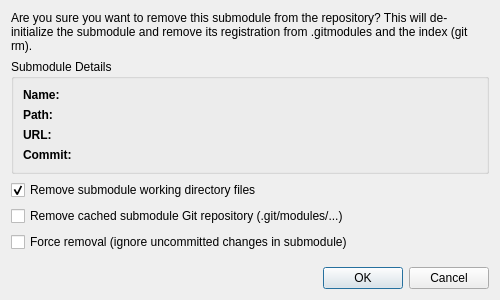
<?xml version="1.0" encoding="UTF-8"?>
<ui version="4.0">
 <class>QGitRemoveSubmoduleDialog</class>
 <widget class="QDialog" name="QGitRemoveSubmoduleDialog">
  <property name="geometry">
   <rect>
    <x>0</x>
    <y>0</y>
    <width>500</width>
    <height>300</height>
   </rect>
  </property>
  <property name="windowTitle">
   <string>Remove Submodule</string>
  </property>
  <layout class="QVBoxLayout" name="verticalLayout">
   <item>
    <widget class="QLabel" name="label_warning">
     <property name="text">
      <string>Are you sure you want to remove this submodule from the repository? This will de-initialize the submodule and remove its registration from .gitmodules and the index (git rm).</string>
     </property>
     <property name="wordWrap">
      <bool>true</bool>
     </property>
    </widget>
   </item>
   <item>
    <widget class="QGroupBox" name="groupBox_details">
     <property name="title">
      <string>Submodule Details</string>
     </property>
     <layout class="QFormLayout" name="formLayout">
      <item row="0" column="0">
       <widget class="QLabel" name="label_name">
        <property name="font">
         <font>
          <bold>true</bold>
         </font>
        </property>
        <property name="text">
         <string>Name:</string>
        </property>
       </widget>
      </item>
      <item row="0" column="1">
       <widget class="QLabel" name="label_name_val">
        <property name="text">
         <string/>
        </property>
        <property name="textInteractionFlags">
         <set>Qt::TextSelectableByMouse</set>
        </property>
       </widget>
      </item>
      <item row="1" column="0">
       <widget class="QLabel" name="label_path">
        <property name="font">
         <font>
          <bold>true</bold>
         </font>
        </property>
        <property name="text">
         <string>Path:</string>
        </property>
       </widget>
      </item>
      <item row="1" column="1">
       <widget class="QLabel" name="label_path_val">
        <property name="text">
         <string/>
        </property>
        <property name="textInteractionFlags">
         <set>Qt::TextSelectableByMouse</set>
        </property>
       </widget>
      </item>
      <item row="2" column="0">
       <widget class="QLabel" name="label_url">
        <property name="font">
         <font>
          <bold>true</bold>
         </font>
        </property>
        <property name="text">
         <string>URL:</string>
        </property>
       </widget>
      </item>
      <item row="2" column="1">
       <widget class="QLabel" name="label_url_val">
        <property name="text">
         <string/>
        </property>
        <property name="textInteractionFlags">
         <set>Qt::TextSelectableByMouse</set>
        </property>
       </widget>
      </item>
      <item row="3" column="0">
       <widget class="QLabel" name="label_commit">
        <property name="font">
         <font>
          <bold>true</bold>
         </font>
        </property>
        <property name="text">
         <string>Commit:</string>
        </property>
       </widget>
      </item>
      <item row="3" column="1">
       <widget class="QLabel" name="label_commit_val">
        <property name="text">
         <string/>
        </property>
        <property name="textInteractionFlags">
         <set>Qt::TextSelectableByMouse</set>
        </property>
       </widget>
      </item>
     </layout>
    </widget>
   </item>
   <item>
    <widget class="QCheckBox" name="checkBox_removeWorkingDir">
     <property name="text">
      <string>Remove submodule working directory files</string>
     </property>
     <property name="checked">
      <bool>true</bool>
     </property>
    </widget>
   </item>
   <item>
    <widget class="QCheckBox" name="checkBox_removeGitDir">
     <property name="text">
      <string>Remove cached submodule Git repository (.git/modules/...)</string>
     </property>
     <property name="checked">
      <bool>false</bool>
     </property>
    </widget>
   </item>
   <item>
    <widget class="QCheckBox" name="checkBox_force">
     <property name="text">
      <string>Force removal (ignore uncommitted changes in submodule)</string>
     </property>
     <property name="checked">
      <bool>false</bool>
     </property>
    </widget>
   </item>
   <item>
    <spacer name="verticalSpacer">
     <property name="orientation">
      <enum>Qt::Orientation::Vertical</enum>
     </property>
     <property name="sizeHint" stdset="0">
      <size>
       <width>20</width>
       <height>10</height>
      </size>
     </property>
    </spacer>
   </item>
   <item>
    <widget class="QDialogButtonBox" name="buttonBox">
     <property name="orientation">
      <enum>Qt::Orientation::Horizontal</enum>
     </property>
     <property name="standardButtons">
      <set>QDialogButtonBox::Cancel|QDialogButtonBox::Ok</set>
     </property>
    </widget>
   </item>
  </layout>
 </widget>
 <resources/>
 <connections>
  <connection>
   <sender>buttonBox</sender>
   <signal>accepted()</signal>
   <receiver>QGitRemoveSubmoduleDialog</receiver>
   <slot>accept()</slot>
   <hints>
    <hint type="sourcelabel">
     <x>248</x>
     <y>254</y>
    </hint>
    <hint type="destinationlabel">
     <x>157</x>
     <y>274</y>
    </hint>
   </hints>
  </connection>
  <connection>
   <sender>buttonBox</sender>
   <signal>rejected()</signal>
   <receiver>QGitRemoveSubmoduleDialog</receiver>
   <slot>reject()</slot>
   <hints>
    <hint type="sourcelabel">
     <x>316</x>
     <y>260</y>
    </hint>
    <hint type="destinationlabel">
     <x>286</x>
     <y>274</y>
    </hint>
   </hints>
  </connection>
 </connections>
</ui>
